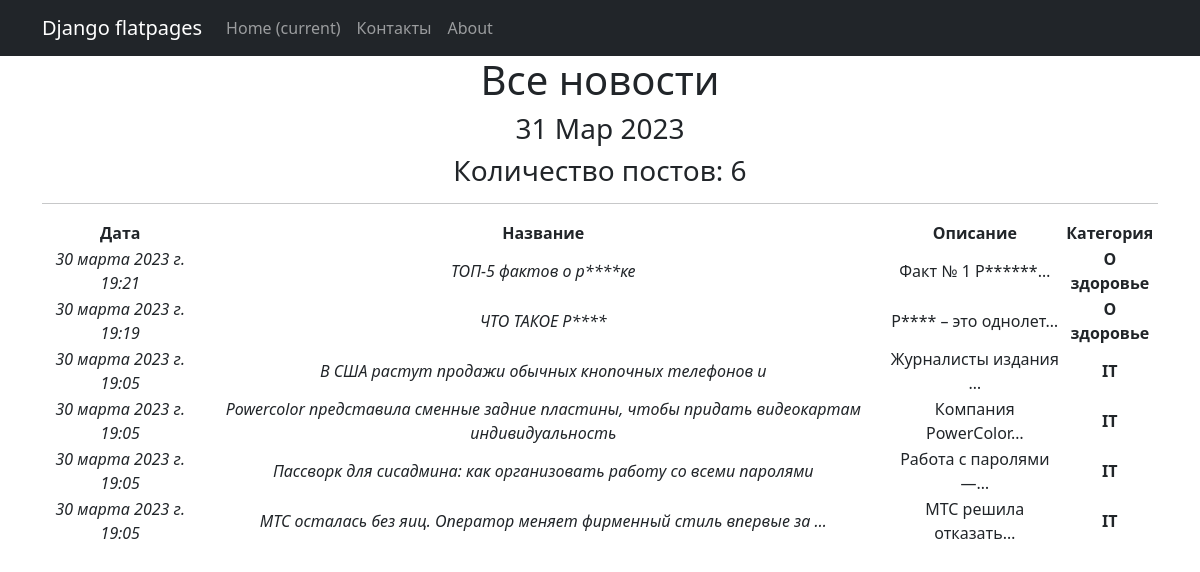
Page /news/ on the committed database.
### news/models.py (models this page shows, shortened)
class News(models.Model):
    name = models.CharField(max_length=100, unique=True, )
    description = models.TextField()
    date = models.DateTimeField(auto_now_add=True)
    category = models.ForeignKey(
        to = 'Category',
        on_delete = models.CASCADE,
        related_name = 'news'
    )

class Category(models.Model):
    name = models.CharField(max_length=100, unique=True)

### news/views.py (the view)
# urls.py: path('', NewsList.as_view()),
class NewsList(ListView):
    model = News
    ordering = ['-date']
    template_name = "news.html"
    context_object_name = "news"
    def get_context_data(self, **kwargs):
        context = super().get_context_data(**kwargs)
        context['time_now'] = datetime.utcnow()
        context['next_sale'] = None
        return context

### news/templatetags/custom_filters.py (called while the page is built)
@register.filter()
def censor(value):
    for word in ban_words:
        value = value.replace(word[1:], len(word[1:])*'*')
    return value

### templates/news.html (shortened to what this page needs)
{% extends 'flatpages/default.html' %}
{% load custom_filters %}
{% block content %}
   <h1>Все новости</h1>
   <h3>{{ time_now|date:'d M Y' }}</h3>
   <h3> Количество постов: {{news|length}} </h3>
   <hr>
   {% if news %}
       <table>
           <tr>
			   <td><b>Дата</b></td>
               <td><b>Название</b></td>
               <td><b>Описание</b></td>
               <td><b>Категория</b></td>
           </tr>
           {% for post in news %}
           <tr>
			   <td><i>{{ post.date }}</i></td>
               <td><i>{{ post.name|truncatewords:10|censor }}</i></td>
               <td>{{ post.description|truncatechars:20|censor }}</td>
               <td><b>{{ post.category.name|censor }}</b></td>
           </tr>
           {% endfor %}
       </table>
   {% else %}
       <h2>Новостей нет!</h2>
   {% endif %}
{% endblock content %}

### templates/flatpages/default.html (shortened to what this page needs)
<!DOCTYPE html>
<html lang="en">
    <head>
        {% load static %}
        <link href="{% static 'css/styles.css' %}" rel="stylesheet" />
    </head>
    <body>
        <nav class="navbar navbar-expand-lg navbar-dark bg-dark static-top">
			<div class="container">
				<a class="navbar-brand" href="#">Django flatpages</a>
			<div class="collapse navbar-collapse" id="navbarResponsive">
				<ul class="navbar-nav ml-auto">
					<li class="nav-item active">
						<a class="nav-link" href="#">Home
							<span class="sr-only">(current)</span>
						</a>
					</li>
					<li class="nav-item">
						<a class="nav-link" href="/contacts/">Контакты</a>
					</li>
					<li class="nav-item">
						<a class="nav-link" href="/about/">About</a>
					</li>
				</ul>
			</div>
		</div>
		</nav>
        <div class="container">
			<div class="row">
				<div class="col-lg-12 text-center">
					{% block content %}{% endblock content %}
				</div>
			</div>
		</div>
    </body>
</html>

### rows in the picture
News: date "30 марта 2023 г. 19:21", name|censor "ТОП-5 фактов о р****ке", description|censor "Факт № 1 Р******…", category.name|censor "О здоровье"
News: date "30 марта 2023 г. 19:19", name|censor "ЧТО ТАКОЕ Р****", description|censor "Р**** – это однолет…", category.name|censor "О здоровье"
News: date "30 марта 2023 г. 19:05", name|censor "В США растут продажи обычных кнопочных телефонов и", description|censor "Журналисты издания …", category.name|censor "IT"
News: date "30 марта 2023 г. 19:05", name|censor "Powercolor представила сменные задние пластины, чтобы придать видеокартам индивидуальность", description|censor "Компания PowerColor…", category.name|censor "IT"
News: date "30 марта 2023 г. 19:05", name|censor "Пассворк для сисадмина: как организовать работу со всеми паролями", description|censor "Работа с паролями —…", category.name|censor "IT"
News: date "30 марта 2023 г. 19:05", name|censor "МТС осталась без яиц. Оператор меняет фирменный стиль впервые за …", description|censor "МТС решила отказать…", category.name|censor "IT"

### other values in the picture
{{ time_now|date:'d M Y' }} "31 Мар 2023"
{{ news|length }} "6"
